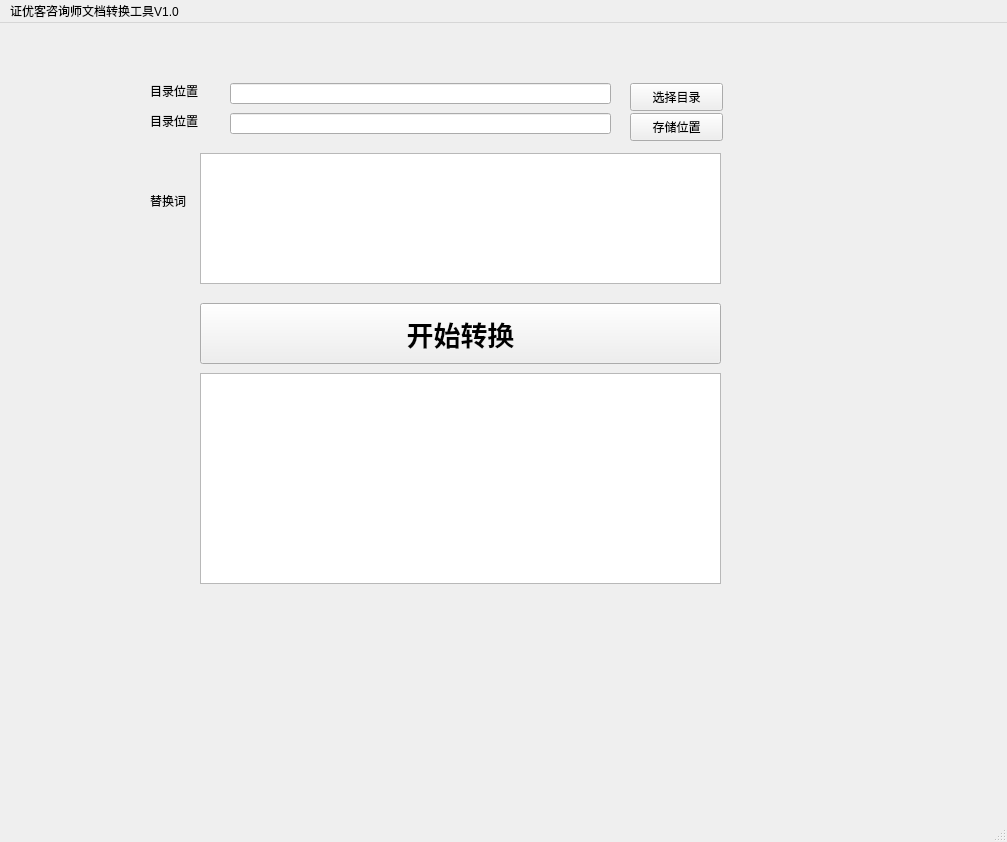
<?xml version="1.0" encoding="UTF-8"?>
<ui version="4.0">
 <class>MainWindow</class>
 <widget class="QMainWindow" name="MainWindow">
  <property name="geometry">
   <rect>
    <x>0</x>
    <y>0</y>
    <width>1007</width>
    <height>842</height>
   </rect>
  </property>
  <property name="windowTitle">
   <string>MainWindow</string>
  </property>
  <widget class="QWidget" name="centralwidget">
   <widget class="QLabel" name="label">
    <property name="geometry">
     <rect>
      <x>150</x>
      <y>60</y>
      <width>60</width>
      <height>16</height>
     </rect>
    </property>
    <property name="text">
     <string>目录位置</string>
    </property>
   </widget>
   <widget class="QPushButton" name="start_transfer">
    <property name="geometry">
     <rect>
      <x>200</x>
      <y>280</y>
      <width>521</width>
      <height>61</height>
     </rect>
    </property>
    <property name="font">
     <font>
      <family>Arial</family>
      <pointsize>20</pointsize>
      <weight>75</weight>
      <bold>true</bold>
     </font>
    </property>
    <property name="cursor">
     <cursorShape>OpenHandCursor</cursorShape>
    </property>
    <property name="text">
     <string>开始转换</string>
    </property>
   </widget>
   <widget class="QLineEdit" name="ori_dir">
    <property name="geometry">
     <rect>
      <x>230</x>
      <y>60</y>
      <width>381</width>
      <height>21</height>
     </rect>
    </property>
   </widget>
   <widget class="QLabel" name="label_2">
    <property name="geometry">
     <rect>
      <x>150</x>
      <y>90</y>
      <width>60</width>
      <height>16</height>
     </rect>
    </property>
    <property name="text">
     <string>目录位置</string>
    </property>
   </widget>
   <widget class="QLabel" name="label_3">
    <property name="geometry">
     <rect>
      <x>150</x>
      <y>170</y>
      <width>45</width>
      <height>16</height>
     </rect>
    </property>
    <property name="text">
     <string>替换词</string>
    </property>
   </widget>
   <widget class="QTextBrowser" name="textBrowser">
    <property name="geometry">
     <rect>
      <x>200</x>
      <y>350</y>
      <width>521</width>
      <height>211</height>
     </rect>
    </property>
   </widget>
   <widget class="QLineEdit" name="transfer_dir">
    <property name="geometry">
     <rect>
      <x>230</x>
      <y>90</y>
      <width>381</width>
      <height>21</height>
     </rect>
    </property>
   </widget>
   <widget class="QPushButton" name="choose_ori_dir">
    <property name="geometry">
     <rect>
      <x>630</x>
      <y>60</y>
      <width>93</width>
      <height>28</height>
     </rect>
    </property>
    <property name="text">
     <string>选择目录</string>
    </property>
   </widget>
   <widget class="QPushButton" name="pushButton">
    <property name="geometry">
     <rect>
      <x>630</x>
      <y>90</y>
      <width>93</width>
      <height>28</height>
     </rect>
    </property>
    <property name="text">
     <string>存储位置</string>
    </property>
   </widget>
   <widget class="QTextEdit" name="textEdit">
    <property name="geometry">
     <rect>
      <x>200</x>
      <y>130</y>
      <width>521</width>
      <height>131</height>
     </rect>
    </property>
    <property name="html">
     <string>&lt;!DOCTYPE HTML PUBLIC &quot;-//W3C//DTD HTML 4.0//EN&quot; &quot;http://www.w3.org/TR/REC-html40/strict.dtd&quot;&gt;
&lt;html&gt;&lt;head&gt;&lt;meta name=&quot;qrichtext&quot; content=&quot;1&quot; /&gt;&lt;style type=&quot;text/css&quot;&gt;
p, li { white-space: pre-wrap; }
&lt;/style&gt;&lt;/head&gt;&lt;body style=&quot; font-family:'SimSun'; font-size:9pt; font-weight:400; font-style:normal;&quot;&gt;
&lt;p style=&quot;-qt-paragraph-type:empty; margin-top:0px; margin-bottom:0px; margin-left:0px; margin-right:0px; -qt-block-indent:0; text-indent:0px;&quot;&gt;&lt;br /&gt;&lt;/p&gt;&lt;/body&gt;&lt;/html&gt;</string>
    </property>
   </widget>
  </widget>
  <widget class="QMenuBar" name="menubar">
   <property name="geometry">
    <rect>
     <x>0</x>
     <y>0</y>
     <width>1007</width>
     <height>26</height>
    </rect>
   </property>
   <widget class="QMenu" name="menude">
    <property name="title">
     <string>证优客咨询师文档转换工具V1.0</string>
    </property>
   </widget>
   <addaction name="menude"/>
  </widget>
  <widget class="QStatusBar" name="statusbar"/>
 </widget>
 <resources/>
 <connections/>
</ui>
